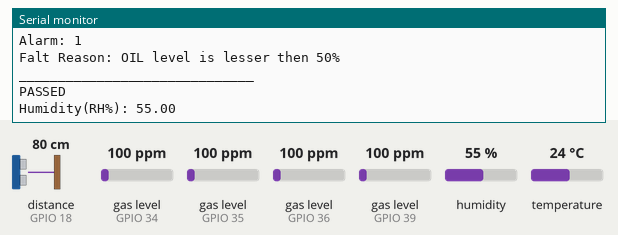
Bench run of a sketch on a simulated ESP32. Shown: the last lines printed to the serial monitor. Wiring (inferred from the names in the program): ultrasonic range finder: trigger GPIO 5; echo GPIO 18. The test bench sets the inputs (shaded band); at power-on: gas level (sensors on GPIO 36, GPIO 39, GPIO 34, GPIO 35) 100 ppm, distance to the obstacle (sensor on GPIO 18) 80 cm, humidity 55 %, temperature 24 °C. The echo pulse lasts 58.3 µs per cm; WiFi joins after 1.5 s; servers stay silent unless stated.

Above: at 4.8 s.
4.9 s: gas level (sensor on GPIO 36) set to 90 ppm
At 5.08 s:
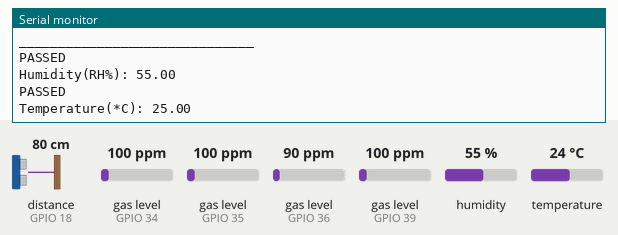
19.8 s: gas level (sensor on GPIO 39) set to 191 ppm
At 20.07 s:
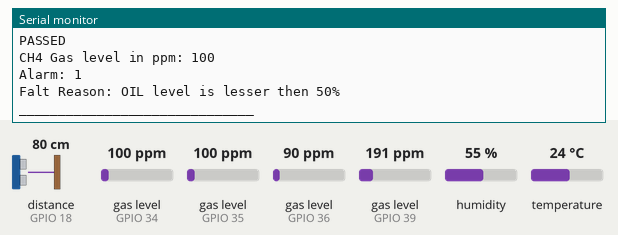
21.9 s: gas level (sensor on GPIO 39) set to 208 ppm
At 22.06 s:
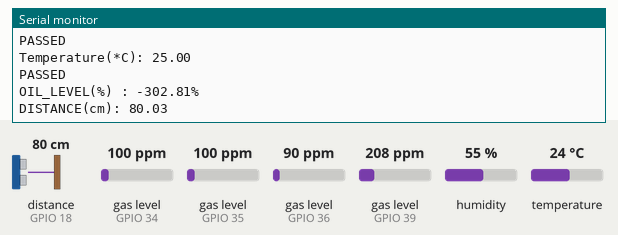
Timing chart, 0 to 24.9 s (numbered marks = the images above; inputs shaded):
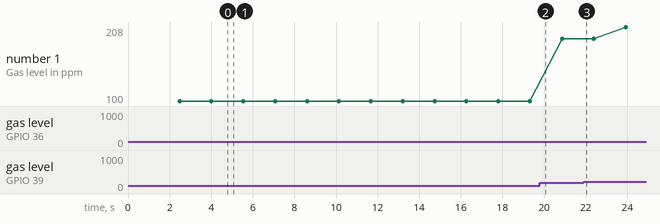

The sketch:

iot_non_elec_1_1_gas_sens_ppm.ino
```cpp
#include <WiFi.h>
#include <Adafruit_GFX.h>
const int trigPin = 5;
const int echoPin = 18;
int Alart = 0;
char* Alart_message = "MPK";
const int buzzer1 = 12;
//define sound speed in cm/uS
#define SOUND_SPEED 0.03432
long duration;
float distanceCm;
#include "DHT.h"
const int DHT_PIN = 15;
#define DHTTYPE DHT11

#include <Arduino.h>
//#defined(ESP32)
//#include <WiFi.h>
//#elif defined(ESP8266)
//#include <ESP8266WiFi.h>
//#endif
#include <Firebase_ESP_Client.h>

//////mmmmmmmmmmmmmmmmmmmm///////the code for gas sensors calibration////////
//Include the library
#include <MQUnifiedsensor.h>
//Definitions
#define placa "ESP 32"
#define Voltage_Resolution 5
#define type0 "MQ-8" //MQ8
#define type1 "MQ-6" //MQ6
#define type2 "MQ-7" //MQ7
#define type3 "MQ-4" //MQ4
#define ADC_Bit_Resolution 12 // For arduino UNO/MEGA/NANO,12 for esp32
//Edite the below valus for gas sensors calibiration
#define RatioMQ8CleanAir 180
#define RatioMQ6CleanAir 70   //RS / R0 = 70 ppm
#define RatioMQ7CleanAir 130
#define RatioMQ4CleanAir 80

#define gasPin A0
#define gasPin1 A3
#define gasPin2 A7
#define gasPin3 A6
//#define calibration_button 13 //Pin to calibrate your sensor
float gaslevel,gaslevel1,gaslevel2,gaslevel3;    //H2 gas pin MQ8,C2H2 gas pin MQ6,CO gas pin MQ7,CH4 gas pin MQ4
//Declare Sensor
MQUnifiedsensor MQ8(placa, Voltage_Resolution, ADC_Bit_Resolution, gasPin, type0);
MQUnifiedsensor MQ6(placa, Voltage_Resolution, ADC_Bit_Resolution, gasPin1, type1);
MQUnifiedsensor MQ7(placa, Voltage_Resolution, ADC_Bit_Resolution, gasPin2, type2);
MQUnifiedsensor MQ4(placa, Voltage_Resolution, ADC_Bit_Resolution, gasPin3, type3);
/////////mmmmmmmmmmmmmmmmmmm/////////////////

DHT dht(DHT_PIN, DHTTYPE);
//Provide the token generation process info.
#include "addons/TokenHelper.h"
//Provide the RTDB payload printing info and other helper functions.
#include "addons/RTDBHelper.h"

// Insert your network credentials
#define WIFI_SSID "Jio fiber Bhoom house"
#define WIFI_PASSWORD "bhoom2001"

// Insert Firebase project API Key
#define API_KEY "AIzaSyAGunbEfXQpugL8eXjRc5hp3PTXrn5h9iA"

// Insert RTDB URLefine the RTDB URL */
#define DATABASE_URL "https://temp-3bd23-default-rtdb.firebaseio.com/"

//Define Firebase Data object
FirebaseData fbdo;

FirebaseAuth auth;
FirebaseConfig config;

bool signupOK = false;

void setup(){
  Serial.begin(9600);
  pinMode(DHT_PIN, INPUT);
  dht.begin();
  pinMode(trigPin, OUTPUT); // Sets the trigPin as an Output
  pinMode(echoPin, INPUT); // Sets the echoPin as an Input
  /*pinMode(gasPin, INPUT);// sets the H2 gasPin as an Input
  pinMode(gasPin1, INPUT);// sets the C2H2 gasPin as an Input
  pinMode(gasPin2, INPUT);// sets the CO gasPin as an Input
  pinMode(gasPin3, INPUT);// sets the CH4 gasPin as an Input
  pinMode(buzzer1, OUTPUT);// this pin d12 will be used to buzzer when fault occurs*/

  WiFi.begin(WIFI_SSID, WIFI_PASSWORD);
  Serial.print("Connecting to Wi-Fi");
  while (WiFi.status() != WL_CONNECTED){
    Serial.print(".");
    delay(100);
  }
  Serial.println();
  Serial.print("Connected with IP: ");
  Serial.println(WiFi.localIP());
  Serial.println();
  /* Assign the api key (required) */
  config.api_key = API_KEY;
  /* Assign the RTDB URL (required) */
  config.database_url = DATABASE_URL;
  /* Sign up */
  if (Firebase.signUp(&config, &auth, "", "")){
    Serial.println("ok");
    signupOK = true;
  }
  else{
    //Serial.print("%s\n", config.signer.signupError.message.c_str(str));
  }
  /* Assign the callback function for the long running token generation task */
  config.token_status_callback = tokenStatusCallback; //see addons/TokenHelper.h
  Firebase.begin(&config, &auth);
  Firebase.reconnectWiFi(true);
  ///////////mmmmmmmmmmmmmmmmmm////////
 //Set math model to calculate the PPM concentration and the value of constants
  MQ8.setRegressionMethod(1); //_PPM =  a*ratio^b
  MQ8.setA(976.97); MQ8.setB(-0.688); // Configurate the ecuation values to get H2 concentration
  MQ6.setRegressionMethod(1); //_PPM =  a*ratio^b
  MQ6.setA(10000000); MQ6.setB(-3.123); // Configurate the ecuation values to get H2 concentration
  MQ7.setRegressionMethod(1); //_PPM =  a*ratio^b
  MQ7.setA(2000000000000000000); MQ7.setB(-8.074); // Configurate the ecuation values to get H2 concentration
  MQ4.setRegressionMethod(1); //_PPM =  a*ratio^b
  MQ4.setA(80000000000000); MQ4.setB(-6.666); // Configurate the ecuation values to get H2 concentration

  /*
    Exponential regression:
  GAS     | a      | b
  H2      | 976.97  | -0.688
  LPG     | 10000000 | -3.123
  CH4     | 80000000000000 | -6.666
  CO      | 2000000000000000000 | -8.074
  Alcohol | 76101 | -1.86
  */

  /*****************************  MQ Init ********************************************/
  //Remarks: Configure the pin of arduino as input.
  /************************************************************************************/
  MQ8.init();
  MQ6.init();
  MQ7.init();
  MQ4.init();
  /*
    //If the RL value is different from 10K please assign your RL value with the following method:
    MQ8.setRL(10);
  */
  /*****************************  MQ CAlibration ********************************************/
  // Explanation:
  // In this routine the sensor will measure the resistance of the sensor supposing before was pre-heated
  // and now is on clean air (Calibration conditions), and it will setup R0 value.
  // We recomend execute this routine only on setup or on the laboratory and save on the eeprom of your arduino
  // This routine not need to execute to every restart, you can load your R0 if you know the value
  // Acknowledgements: https://jayconsystems.com/blog/understanding-a-gas-sensor
  Serial.print("Calibrating please wait.");
  float calcR0 = 0,calcR01 = 0,calcR02 = 0,calcR03 = 0;
  for(int i = 1; i<=10; i ++)
  {
    MQ8.update(); // Update data, the arduino will be read the voltage on the analog pin
    calcR0 += MQ8.calibrate(RatioMQ8CleanAir);
    Serial.print(".");

    MQ6.update(); // Update data, the arduino will be read the voltage on the analog pin
    calcR01 += MQ6.calibrate(RatioMQ6CleanAir);
    Serial.print(".");
    MQ7.update(); // Update data, the arduino will be read the voltage on the analog pin
    calcR02 += MQ7.calibrate(RatioMQ7CleanAir);
    Serial.print(".");
    MQ4.update(); // Update data, the arduino will be read the voltage on the analog pin
    calcR03 += MQ4.calibrate(RatioMQ4CleanAir);
    Serial.print(".");
  }
  MQ8.setR0(calcR0/10);
  MQ6.setR0(calcR01/10);
  MQ7.setR0(calcR02/10);
  MQ4.setR0(calcR03/10);
  Serial.println("  done!.");

  //if(isinf(calcR0)) {Serial.println("Warning: Conection issue founded, R0 is infite (Open circuit detected) please check your wiring and supply"); while(1);}
  //if(calcR0 == 0){Serial.println("Warning: Conection issue founded, R0 is zero (Analog pin with short circuit to ground) please check your wiring and supply"); while(1);}
  /*****************************  MQ CAlibration ********************************************/
  //MQ8.serialDebug(true);
//////////////mmmmmmmmmmmmmmmmmmmmmmmmmmmm//////////////////
}

void loop(){
  digitalWrite(trigPin, LOW);
  delayMicroseconds(10);
  // Sets the trigPin on HIGH state for 10 micro seconds
  digitalWrite(trigPin, HIGH);
  delayMicroseconds(10);
  digitalWrite(trigPin, LOW);
  // Reads the echoPin, returns the sound wave travel time in microseconds
  duration = pulseIn(echoPin, HIGH);
  // Calculate the distance and oil level
  distanceCm = duration * SOUND_SPEED/2;
  float Oil_level = (100*(22.5-distanceCm)/19);//calibration line
//  gaslevel = analogRead(gasPin);
//  H2lvl = map(H2lvl,0,1024,100,10000);
//  gaslevel1 = analogRead(gasPin1);
//  gaslevel2 = analogRead(gasPin2);
//  gaslevel3 = analogRead(gasPin3);
  float h = dht.readHumidity();
  float t = dht.readTemperature() + 1;
  /////////////////mmmmmmmmmmmmmmmmmmmmm/////////////gas sensors
  MQ8.update(); // Update data, the arduino will be read the voltage on the analog pin
  MQ6.update();
  MQ7.update();
  MQ4.update();
  int H2 = MQ8.readSensor(); // Sensor will read PPM concentration using the model and a and b values setted before or in the setu
  int C2H2 = MQ6.readSensor(); // Sensor will read PPM concentration using the model and a and b values setted before or in the setup
  int CO = MQ7.readSensor(); // Sensor will read PPM concentration using the model and a and b values setted before or in the setup
  int CH4 = MQ4.readSensor(); // Sensor will read PPM concentration using the model and a and b values setted before or in the setup
  //////////////////mmmmmmmmmmmmmmmmmmm/////////////

  /////////////// himidity RH to moisture in ppm code
  float x111 = 1+pow((t/23772.42),2.456301);
  float x11 = (539495600+(34.38525-539495591)/x111);
  float x1 = h*0.01*x11;
  //float x22 = 1+pow((t/50.13),2.204767);
  //float x2 = 158.9191 + ((-133.063595)/x22);
  float x2 = (h*32/43)*0.01*x11;
  int moisture = x1-x2; //this will give moisture in ppm
  //////////////
  if (moisture>=60||H2>=100||C2H2>=200||CO>=200||CH4>=200||Oil_level<=50||t>=45){
    Alart=1;
    digitalWrite(buzzer1, HIGH);
    if(t>=45){
      Alart_message = "Oil temperature is greater then 45*C '";
    }
    else if(Oil_level<=50){
      Alart_message = "OIL level is lesser then 50%";
    }
    else if(H2>=100){
      Alart_message = "H2 gas level is higher then 100ppm";
    }
    else if(C2H2>=200){
      Alart_message = "C2H2 gas level is higher then 200ppm";
    }
    else if(CO>=200){
      Alart_message = "CO gas level is higher then 200ppm";
    }
    else if(CH4>=200){
      Alart_message = "CH4 gas level is higher then 200ppm";
    }
    else if(moisture>=60){
      Alart_message = "Moisture is higher then 60ppm";
    }
    else{
      Alart = 0;
      digitalWrite(buzzer1, LOW);
      Alart_message = "NORMAL";
    }
  }
  else{
    Alart = 0;
    digitalWrite(buzzer1, LOW);
    Alart_message = "NORMAL";
  }
  ///////////////
  if (Firebase.ready() && signupOK ) {
    if (Firebase.RTDB.setFloat(&fbdo, "Main/DHT/humidity",h)){
       Serial.println("PASSED");
       Serial.print("Humidity(RH%): ");
       Serial.println(h);
    }
    else {
      Serial.println("FAILED");
      Serial.println("REASON: " + fbdo.errorReason());
    }
    // Write an Float number on the database path test/float
    if (Firebase.RTDB.setFloat(&fbdo, "Main/DHT/Oil_Temperature", t)){
       Serial.println("PASSED");
       Serial.print("Temperature(*C): ");
       Serial.println(t);
    }
    else {
      Serial.println("FAILED");
      Serial.println("REASON: " + fbdo.errorReason());
    }
    if(Firebase.RTDB.setFloat(&fbdo, "Main/DHT/OIL_LEVEL", Oil_level)){
          Serial.println("PASSED");
          Serial.print("OIL_LEVEL(%) : ");
          Serial.print(Oil_level);  Serial.println("%");
          Serial.print("DISTANCE(cm): ");
          Serial.println(distanceCm);
    }
    else{
      Serial.println("FAILED");
      Serial.println("REASON: " + fbdo.errorReason());
    }
    if(Firebase.RTDB.setFloat(&fbdo, "Main/DHT/Oil_Moisture", moisture)){
          Serial.println("PASSED");
          Serial.print("Moisture(ppm) : ");
          Serial.println(moisture);
    }
    else{
      Serial.println("FAILED");
      Serial.println("REASON: " + fbdo.errorReason());
    }
    if(Firebase.RTDB.setFloat(&fbdo, "Main/DHT/H2 Gaslevel",H2)){
          Serial.println("PASSED");
          Serial.print("H2 Gas level in ppm: ");
          Serial.println(H2);
    }
    else{
      Serial.println("FAILED");
      Serial.println("REASON: " + fbdo.errorReason());
    }
    if(Firebase.RTDB.setFloat(&fbdo, "Main/DHT/C2H2 Gaslevel",C2H2)){
          Serial.println("PASSED");
          Serial.print("C2H2 Gas level in ppm: ");
          Serial.println(C2H2);
    }
    else{
      Serial.println("FAILED");
      Serial.println("REASON: " + fbdo.errorReason());
      }
    if(Firebase.RTDB.setFloat(&fbdo, "Main/DHT/CO Gaslevel",CO)){
          Serial.println("PASSED");
          Serial.print("CO Gas level in ppm: ");
          Serial.println(CO);
    }
    else{
      Serial.println("FAILED");
      Serial.println("REASON: " + fbdo.errorReason());
    }
    if(Firebase.RTDB.setFloat(&fbdo, "Main/DHT/CH4 Gaslevel",CH4)){
          Serial.println("PASSED");
          Serial.print("CH4 Gas level in ppm: ");
          Serial.println(CH4);
    }
    else{
      Serial.println("FAILED");
      Serial.println("REASON: " + fbdo.errorReason());
    }
    if(Firebase.RTDB.setBool(&fbdo, "Main/Bhool/Non-Ele_Fault/Alarm",Alart)){
          //Serial.println("PASSED");
          Serial.print("Alarm: ");
          Serial.println(Alart);
    }
    else{
      Serial.println("FAILED");
      Serial.println("REASON: " + fbdo.errorReason());
      }
    if(Firebase.RTDB.setString(&fbdo, "Main/Bhool/Non-Ele_Fault/Alarm_reason",Alart_message)){
          //Serial.println("PASSED");
          Serial.print("Falt Reason: ");
          Serial.println(Alart_message);
    }
    else{
      Serial.println("FAILED");
      Serial.println("REASON: " + fbdo.errorReason());
      }

   Serial.println("______________________________");
  }}
```

Measured:
- the behaviour switches between 100 and 99 ppm on gas level (sensor on GPIO 36) (found by bisection; images 0 and 1)
- the behaviour switches between 199 and 200 ppm on gas level (sensor on GPIO 39) (found by bisection; images 2 and 3)
- plotted number 1: 100 → 191 after the input at 19.8 s, 191 → 208 after the input at 21.9 s
